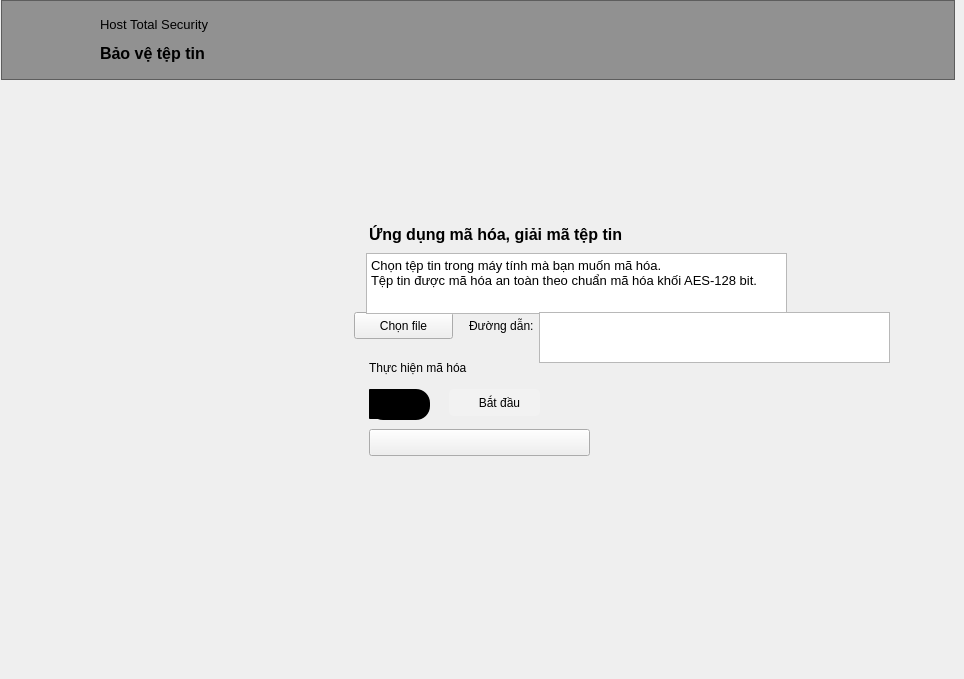
    <widget class="QWidget" name="page_14">
     <widget class="QWidget" name="widget_10" native="true">
      <property name="geometry">
       <rect>
        <x>19</x>
        <y>139</y>
        <width>921</width>
        <height>531</height>
       </rect>
      </property>
      <widget class="QLabel" name="label_21">
       <property name="geometry">
        <rect>
         <x>70</x>
         <y>70</y>
         <width>200</width>
         <height>200</height>
        </rect>
       </property>
       <property name="text">
        <string/>
       </property>
       <property name="pixmap">
        <pixmap>icon/monitor.png</pixmap>
       </property>
       <property name="scaledContents">
        <bool>true</bool>
       </property>
      </widget>
      <widget class="QWidget" name="widget_18" native="true">
       <property name="geometry">
        <rect>
         <x>310</x>
         <y>70</y>
         <width>571</width>
         <height>271</height>
        </rect>
       </property>
       <widget class="QPushButton" name="message_scan">
        <property name="geometry">
         <rect>
          <x>40</x>
          <y>220</y>
          <width>221</width>
          <height>27</height>
         </rect>
        </property>
        <property name="text">
         <string/>
        </property>
       </widget>
       <widget class="QLabel" name="label_26">
        <property name="geometry">
         <rect>
          <x>40</x>
          <y>10</y>
          <width>331</width>
          <height>31</height>
         </rect>
        </property>
        <property name="text">
         <string>&lt;html&gt;&lt;head/&gt;&lt;body&gt;&lt;p&gt;&lt;span style=&quot; font-size:12pt; font-weight:600;&quot;&gt;Ứng dụng mã hóa, giải mã tệp tin&lt;/span&gt;&lt;/p&gt;&lt;/body&gt;&lt;/html&gt;</string>
        </property>
       </widget>
       <widget class="QPushButton" name="import_file">
        <property name="geometry">
         <rect>
          <x>25</x>
          <y>103</y>
          <width>99</width>
          <height>27</height>
         </rect>
        </property>
        <property name="cursor">
         <cursorShape>PointingHandCursor</cursorShape>
        </property>
        <property name="styleSheet">
         <string notr="true">QPushButton:hover {
background: rgba(255,255,255,0.1);
border-radius: 5px;
}</string>
        </property>
        <property name="text">
         <string>Chọn file</string>
        </property>
        <property name="icon">
         <iconset>
          <normaloff>icon/file-1294459_1280.png</normaloff>icon/file-1294459_1280.png</iconset>
        </property>
       </widget>
       <widget class="QLabel" name="label_8">
        <property name="geometry">
         <rect>
          <x>140</x>
          <y>108</y>
          <width>71</width>
          <height>17</height>
         </rect>
        </property>
        <property name="text">
         <string>Đường dẫn:</string>
        </property>
       </widget>
       <widget class="QLabel" name="select_function">
        <property name="geometry">
         <rect>
          <x>40</x>
          <y>150</y>
          <width>481</width>
          <height>17</height>
         </rect>
        </property>
        <property name="text">
         <string>Thực hiện mã hóa</string>
        </property>
       </widget>
       <widget class="QCheckBox" name="box_function">
        <property name="geometry">
         <rect>
          <x>40</x>
          <y>180</y>
          <width>61</width>
          <height>31</height>
         </rect>
        </property>
        <property name="cursor">
         <cursorShape>PointingHandCursor</cursorShape>
        </property>
        <property name="styleSheet">
         <string notr="true">QCheckBox {
  border-radius: 14px;
    spacing: 5px;
  background: black;
}

QCheckBox::indicator {
    width: 30px;
    height: 30px;
}

QCheckBox::indicator:unchecked {
  image: url(icon/checkbox.png);
  margin-left: 1px;
}

QCheckBox::indicator:checked {
  
  border-image: url(icon/highlights (1).png);
  margin-left: 30px;
}
</string>
        </property>
        <property name="text">
         <string/>
        </property>
       </widget>
       <widget class="QPushButton" name="start_crypt">
        <property name="geometry">
         <rect>
          <x>120</x>
          <y>180</y>
          <width>91</width>
          <height>27</height>
         </rect>
        </property>
        <property name="cursor">
         <cursorShape>PointingHandCursor</cursorShape>
        </property>
        <property name="styleSheet">
         <string notr="true">QPushButton { 
background-color: rgba(255,255,255,0.2); 
border-radius: 5px;
 text-align: center; 
padding: 5px;
} 
QPushButton::hover{ 
background: rgba(255,255,255,0.4);
}</string>
        </property>
        <property name="text">
         <string>   Bắt đầu</string>
        </property>
        <property name="icon">
         <iconset>
          <normaloff>icon/start.png</normaloff>icon/start.png</iconset>
        </property>
        <property name="iconSize">
         <size>
          <width>12</width>
          <height>12</height>
         </size>
        </property>
       </widget>
       <widget class="QTextBrowser" name="textBrowser">
        <property name="geometry">
         <rect>
          <x>37</x>
          <y>44</y>
          <width>421</width>
          <height>61</height>
         </rect>
        </property>
        <property name="html">
         <string>&lt;!DOCTYPE HTML PUBLIC &quot;-//W3C//DTD HTML 4.0//EN&quot; &quot;http://www.w3.org/TR/REC-html40/strict.dtd&quot;&gt;
&lt;html&gt;&lt;head&gt;&lt;meta name=&quot;qrichtext&quot; content=&quot;1&quot; /&gt;&lt;style type=&quot;text/css&quot;&gt;
p, li { white-space: pre-wrap; }
&lt;/style&gt;&lt;/head&gt;&lt;body style=&quot; font-family:'MS Shell Dlg 2'; font-size:8.25pt; font-weight:400; font-style:normal;&quot;&gt;
&lt;p style=&quot; margin-top:0px; margin-bottom:0px; margin-left:0px; margin-right:0px; -qt-block-indent:0; text-indent:0px;&quot;&gt;&lt;span style=&quot; font-size:10pt;&quot;&gt;Chọn tệp tin trong máy tính mà bạn muốn mã hóa.&lt;/span&gt;&lt;/p&gt;
&lt;p style=&quot; margin-top:0px; margin-bottom:0px; margin-left:0px; margin-right:0px; -qt-block-indent:0; text-indent:0px;&quot;&gt;&lt;span style=&quot; font-size:10pt;&quot;&gt;Tệp tin được mã hóa an toàn theo chuẩn mã hóa khối AES-128 bit.&lt;/span&gt;&lt;/p&gt;
&lt;p style=&quot;-qt-paragraph-type:empty; margin-top:0px; margin-bottom:0px; margin-left:0px; margin-right:0px; -qt-block-indent:0; text-indent:0px; font-size:10pt;&quot;&gt;&lt;br /&gt;&lt;/p&gt;&lt;/body&gt;&lt;/html&gt;</string>
        </property>
       </widget>
       <widget class="QTextBrowser" name="file_info">
        <property name="geometry">
         <rect>
          <x>210</x>
          <y>103</y>
          <width>351</width>
          <height>51</height>
         </rect>
        </property>
       </widget>
      </widget>
     </widget>
     <widget class="QFrame" name="frame_22">
      <property name="geometry">
       <rect>
        <x>1</x>
        <y>0</y>
        <width>954</width>
        <height>80</height>
       </rect>
      </property>
      <property name="styleSheet">
       <string notr="true">#frame_22{
background: rgba(51,51,51,0.5);
}</string>
      </property>
      <property name="frameShape">
       <enum>QFrame::StyledPanel</enum>
      </property>
      <property name="frameShadow">
       <enum>QFrame::Raised</enum>
      </property>
      <widget class="QLabel" name="back_file_system">
       <property name="geometry">
        <rect>
         <x>19</x>
         <y>10</y>
         <width>60</width>
         <height>60</height>
        </rect>
       </property>
       <property name="cursor">
        <cursorShape>PointingHandCursor</cursorShape>
       </property>
       <property name="text">
        <string/>
       </property>
       <property name="pixmap">
        <pixmap>icon/arrowhead_left.png</pixmap>
       </property>
      </widget>
      <widget class="QLabel" name="label_95">
       <property name="geometry">
        <rect>
         <x>99</x>
         <y>10</y>
         <width>231</width>
         <height>61</height>
        </rect>
       </property>
       <property name="text">
        <string>&lt;html&gt;&lt;head/&gt;&lt;body&gt;&lt;p&gt;&lt;span style=&quot; font-size:10pt;&quot;&gt;Host Total Security&lt;/span&gt;&lt;/p&gt;&lt;p&gt;&lt;span style=&quot; font-size:12pt; font-weight:600;&quot;&gt;Bảo vệ tệp tin&lt;/span&gt;&lt;/p&gt;&lt;/body&gt;&lt;/html&gt;</string>
       </property>
      </widget>
     </widget>
    </widget>
